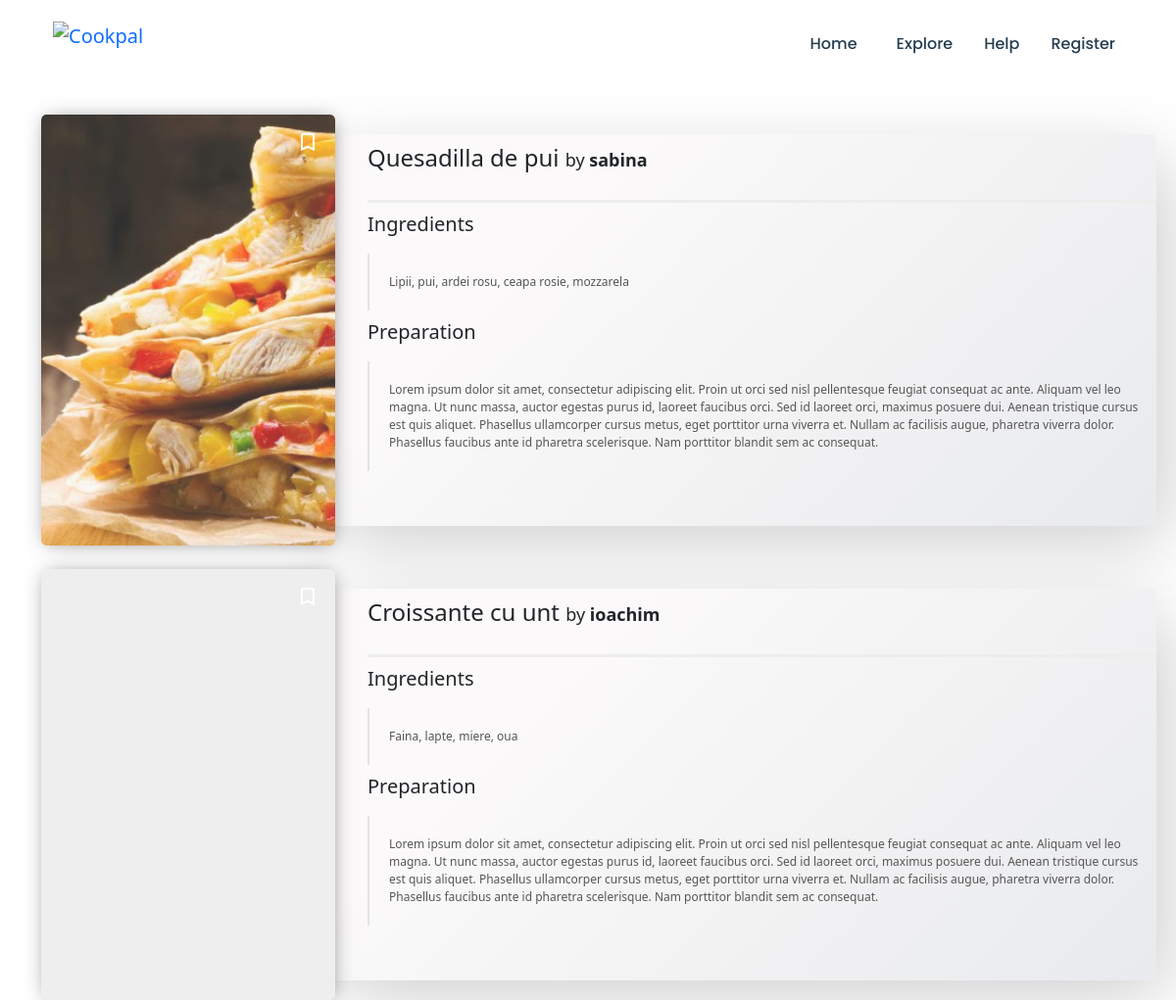
Page /recipes on the committed database.
### tables this page shows
CREATE TABLE 'recipes' (
'id' INTEGER PRIMARY KEY AUTOINCREMENT NOT NULL,
'user_id' INTEGER NOT NULL,
'title' TEXT NOT NULL,
'ingredients' TEXT NOT NULL,
'recipe' TEXT NOT NULL,
'image' TEXT NOT NULL,
'datetime' DATETIME NOT NULL,
FOREIGN KEY(user_id) REFERENCES users(id)
);

CREATE TABLE users (id INTEGER PRIMARY KEY AUTOINCREMENT NOT NULL, username TEXT NOT NULL, hash TEXT NOT NULL);

### app.py (the view)
@app.route("/recipes", methods=["GET"])
def recipes():
    recipes = db.execute(
        "SELECT username, title, ingredients, recipe, image FROM recipes JOIN users ON recipes.user_id = users.id ORDER BY datetime DESC")
    return render_template("recipes.html", recipes=recipes)

### app.py (called while the page is built)
@app.after_request
def after_request(response):
    response.headers["Cache-Control"] = "no-cache, no-store, must-revalidate"
    response.headers["Expires"] = 0
    response.headers["Pragma"] = "no-cache"
    return response

### templates/recipes.html (shortened to what this page needs)
{% extends "layout.html" %} {% block style%}
<link href="/static/css/recipes.css" rel="stylesheet" />
{% endblock %} {% block title %} Recipes & Menus {% endblock %} {% block main%}
<div class="container recipes-container">
  {% for recipe in recipes %}
  <div class="row">
    <div class="cont_modal">
      <div class="cont_photo">
        <div class="cont_img_back">
          <img src="/static/uploads/{{recipe['image']}}" alt="" />
        </div>
        <div class="cont_icon_right">
          <a href="#"> <i class="material-icons">&#xE8E7;</i></a>
        </div>
      </div>
      <div class="cont_text_ingredients">
        <div class="cont_over_hidden">
          <div class="cont_tabs">
            <h4>
              {{recipe['title']}}
              <span style="font-size: 18px"
                >by <b>{{recipe['username']}}</b></span
              >
            </h4>
          </div>
          <div class="cont_text_det_preparation">
            <div class="cont_title_preparation">
              <h5>Ingredients</h5>
            </div>
            <div class="cont_info_preparation">
              <p>{{recipe['ingredients']}}</p>
            </div>
            <div class="cont_title_preparation">
              <h5>Preparation</h5>
            </div>
            <div class="cont_info_preparation">
              <p>{{recipe['recipe']}}</p>
            </div>
          </div>
        </div>
      </div>
    </div>
  </div>
  {% endfor %}
</div>
{% endblock %}

### templates/layout.html (shortened to what this page needs)
<!DOCTYPE html>
<html lang="en">
  <head>
    <link
      href="https://cdn.jsdelivr.net/npm/bootstrap@5.1.3/dist/css/bootstrap.min.css"
      rel="stylesheet"
    />
    {% block style %}{% endblock %} {% block script %}{% endblock %}
  </head>
  <body>
    <div class="container">
      <nav class="navbar navbar-expand-lg bg-body-tertiary">
        <div class="container-fluid">
          <a class="navbar-brand" href="/">
            <img
              src="/static/images/logo.png"
              style="width: 60%"
              alt="Cookpal"
            />
          </a>
          <div class="collapse navbar-collapse" id="navbarSupportedContent">
            <ul class="navbar-nav ms-auto mt-2">
              <li class="nav-item">
                <a class="nav-link active mt-2" aria-current="page" href="/"
                  >Home</a
                >
              </li>
              <li class="nav-item">
                <a class="nav-link ms-4 mt-2" href="/recipes">Explore</a>
              </li>
              <li class="nav-item">
                <a class="nav-link ms-3 mt-2" href="#">Help</a>
              </li>
              {% if session["user_id"] %}
              <li class="nav-item">
                <a class="nav-link ms-5 mt-1" href="/account"
                  ><svg
                    xmlns="http://www.w3.org/2000/svg"
                    width="32"
                    height="32"
                    fill="currentColor"
                    class="bi bi-person-circle"
                    viewBox="0 0 16 16"
                  >
                    <path d="M11 6a3 3 0 1 1-6 0 3 3 0 0 1 6 0z" />
                    <path
                      fill-rule="evenodd"
                      d="M0 8a8 8 0 1 1 16 0A8 8 0 0 1 0 8zm8-7a7 7 0 0 0-5.468 11.37C3.242 11.226 4.805 10 8 10s4.757 1.225 5.468 2.37A7 7 0 0 0 8 1z"
                    /></svg
                ></a>
              </li>
              {% else %}
              <li class="nav-item">
                <a class="nav-link ms-3 mt-2" href="/register">Register</a>
              </li>
              {% endif %}
            </ul>
          </div>
        </div>
      </nav>
    </div>
    {% block main %}{% endblock %}
  </body>
</html>

### static/css/recipes.css (style rules this page uses)
.nav-link { color: var(--Black, #253d4e); font-family: Poppins; font-size: 16px; font-style: normal; font-weight: 500; line-height: normal; }
.recipes-container { margin-top: 1rem; }
.cont_modal { position: relative; max-width: 100%; max-height: 400px; }
.cont_photo { position: relative; width: 300px; height: 440px; overflow: hidden; background-color: #eee; border-radius: 5px; top: -20px; float: left; z-index: 2; -webkit-transition: all 0.5s; -o-transition: all 0.5s; transition: all 0.5s; transition: all 0.5s; box-shadow: 1px 1px 20px -5px rgba(0, 0, 0, 0.5); }
.cont_img_back { position: absolute; width: 100%; height: 100%; overflow: hidden; border-radius: 5px; }
.cont_img_back > img { height: 100%; width: auto; opacity: 0.8; -webkit-transition: all 0.5s; -o-transition: all 0.5s; transition: all 0.5s; transition: all 1s; }
.cont_text_ingredients { position: absolute; width: 75%; top: 0px; margin-left: 10px; height: 400px; float: left; border-radius: 5px; left: 285px; z-index: 1; box-shadow: 15px 20px 70px -5px rgba(0, 0, 0, 0.2); background: rgb(251, 249, 249); background: -moz-linear-gradient( -45deg, rgba(251, 249, 249, 1) 28%, rgba(232, 234, 237, 1) 100% ); background: -webkit-linear-gradient( -45deg, rgba(251, 249, 249, 1) 28%, rgba(232, 234, 237, 1) 100% ); background: linear-gradient( 135deg, rgba(251, 249, 249, 1) 28%, rgba(232, 234, 237, 1) 100% ); -webkit-transition: all 0.5s; -o-transition: all 0.5s; transition: all 0.5s; transition-delay: 0.7s; -webkit-transition-delay: 0.7s; -o-transition-delay: 0.7s; transition-delay: 0.7s; }
.cont_icon_right { position: relative; float: right; margin-top: 16px; }
.cont_icon_right > a { margin: 16px; margin-top: 16px; color: #fff; }
.cont_tabs { position: relative; margin-left: 50px; margin-top: 10px; float: left; width: 100%; height: 60px; border-bottom: 3px solid #ededec; }
.cont_title_preparation { position: relative; float: left; margin: 10px 0px; width: 100%; }
.cont_info_preparation { position: relative; float: left; width: 100%; }
.cont_info_preparation > p { margin: 0px 0px; margin-left: 50px; border-left: 2px solid #e3e3e3; font-size: 12px; padding: 20px 0px; padding-left: 20px; text-align: left; padding-right: 15px; color: #565656; }
.cont_title_preparation > h5 { margin-left: 50px; }
.cont_over_hidden { position: relative; float: left; width: 100%; height: 400px; overflow: hidden; }
.cont_text_det_preparation { position: relative; width: 100%; }
.row { margin-top: 4rem; }

### rows in the picture
recipes: image (picture), title "Quesadilla de pui", username "sabina", ingredients "Lipii, pui, ardei rosu, ceapa rosie, mozzarela", recipe "Lorem ipsum dolor sit amet, consectetur adipiscing elit. Proin ut orci sed nisl pellentesque feugiat consequat ac ante. Aliquam vel leo magna. Ut nunc massa, auctor egestas purus id, laoreet faucibus orci. Sed id laoreet orci, maximus posuere dui. Aenean tristique cursus est quis aliquet. Phasellus ullamcorper cursus metus, eget porttitor urna viverra et. Nullam ac facilisis augue, pharetra viverra dolor. Phasellus faucibus ante id pharetra scelerisque. Nam porttitor blandit sem ac consequat."
recipes: title "Croissante cu unt", username "ioachim", ingredients "Faina, lapte, miere, oua", recipe "Lorem ipsum dolor sit amet, consectetur adipiscing elit. Proin ut orci sed nisl pellentesque feugiat consequat ac ante. Aliquam vel leo magna. Ut nunc massa, auctor egestas purus id, laoreet faucibus orci. Sed id laoreet orci, maximus posuere dui. Aenean tristique cursus est quis aliquet. Phasellus ullamcorper cursus metus, eget porttitor urna viverra et. Nullam ac facilisis augue, pharetra viverra dolor. Phasellus faucibus ante id pharetra scelerisque. Nam porttitor blandit sem ac consequat."
